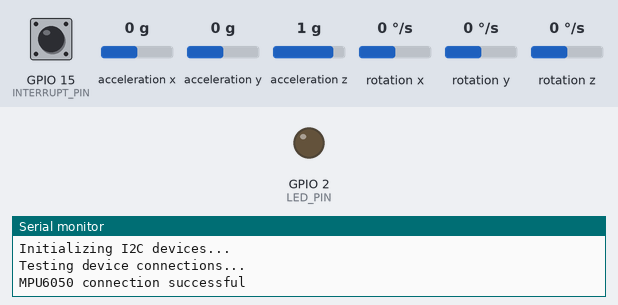
A program run on a simulated ESP32. Shown: output pins drawn as LEDs (lit = HIGH), the last lines printed to the serial monitor. Inputs (shaded band) come from the test bench; at power-on: acceleration x 0 g, acceleration y 0 g, acceleration z 1 g, GPIO 15 (INTERRUPT_PIN) LOW, rotation x 0 °/s, rotation y 0 °/s, rotation z 0 °/s. The sensor or clock chip raises its interrupt line as the real part does; random numbers use the default seed unless the program sets one.

Above: at 0.1 s.
At 5.7 s:
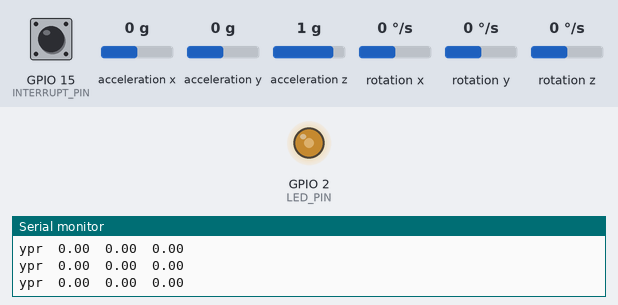
5.8 s: acceleration x set to -1.4 g
8.8 s: acceleration y set to -1.4 g
11.8 s: acceleration z set to -1.4 g
Timing chart, 0 to 20.8 s (numbered marks = the images above; inputs shaded):
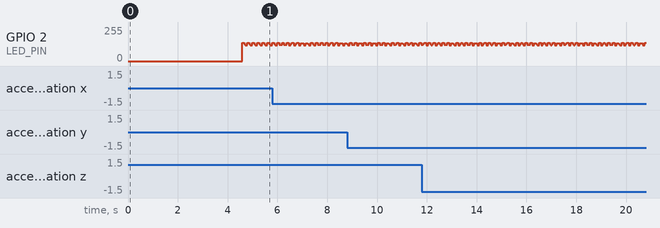

The program:

main.cpp
```cpp
/*
Adapted from https://github.com/jrowberg/i2cdevlib/blob/master/Arduino/MPU6050/examples/MPU6050_DMP6/MPU6050_DMP6.ino
*/

#include <Arduino.h>
#include "I2Cdev.h"
#include "MPU6050_6Axis_MotionApps20.h"
#if I2CDEV_IMPLEMENTATION == I2CDEV_ARDUINO_WIRE
    #include "Wire.h"
#endif
MPU6050 mpu;
TaskHandle_t ReadSensor;
TaskHandle_t ProcessReadings;
QueueHandle_t ReadingsQueue;
struct Readings{
    float yaw;
    float pitch;
    float roll;
};

//#define OUTPUT_READABLE_EULER
//#define OUTPUT_READABLE_REALACCEL
//#define OUTPUT_READABLE_WORLDACCEL
//#define OUTPUT_TEAPOT
#define OUTPUT_READABLE_YAWPITCHROLL

#define INTERRUPT_PIN 15  // use pin 2 on Arduino Uno & most boards
#define LED_PIN 2 // (Arduino is 13, Teensy is 11, Teensy++ is 6)
bool blinkState = false;

// MPU control/status vars
bool dmpReady = false;  // set true if DMP init was successful
uint8_t mpuIntStatus;   // holds actual interrupt status byte from MPU
uint8_t devStatus;      // return status after each device operation (0 = success, !0 = error)
uint16_t packetSize;    // expected DMP packet size (default is 42 bytes)
uint16_t fifoCount;     // count of all bytes currently in FIFO
uint8_t fifoBuffer[64]; // FIFO storage buffer

// orientation/motion vars
Quaternion q;           // [w, x, y, z]         quaternion container
VectorInt16 aa;         // [x, y, z]            accel sensor measurements
VectorInt16 aaReal;     // [x, y, z]            gravity-free accel sensor measurements
VectorInt16 aaWorld;    // [x, y, z]            world-frame accel sensor measurements
VectorFloat gravity;    // [x, y, z]            gravity vector
float euler[3];         // [psi, theta, phi]    Euler angle container
float ypr[3];           // [yaw, pitch, roll]   yaw/pitch/roll container and gravity vector

// packet structure for InvenSense teapot demo
uint8_t teapotPacket[14] = { '$', 0x02, 0,0, 0,0, 0,0, 0,0, 0x00, 0x00, '\r', '\n' };

// ================================================================
// ===               INTERRUPT DETECTION ROUTINE                ===
// ================================================================

volatile bool mpuInterrupt = false;     // indicates whether MPU interrupt pin has gone high
void dmpDataReady() {
    mpuInterrupt = true;
}

void loop0(void * parameter)
{
    for(;;) {
        int rndNumber = random(1,9);
        Serial.println("\t\t\t\tMgr 0 - Adding " + String(rndNumber));
        xQueueSend(ReadingsQueue, &rndNumber, portMAX_DELAY);
    }
    vTaskDelay(3000);
}
void loop1(void * parameter)
{
    for(;;) {
        int flashTotal;
        xQueueReceive(ReadingsQueue,&flashTotal, portMAX_DELAY);
        Serial.println("Worker - reading " + String(flashTotal));
        vTaskDelay(flashTotal *1000);
    }
}


// ================================================================
// ===                      INITIAL SETUP                       ===
// ================================================================

void setup() {
    // join I2C bus (I2Cdev library doesn't do this automatically)
    #if I2CDEV_IMPLEMENTATION == I2CDEV_ARDUINO_WIRE
        Wire.begin();
        Wire.setClock(400000); // 400kHz I2C clock. Comment this line if having compilation difficulties
    #elif I2CDEV_IMPLEMENTATION == I2CDEV_BUILTIN_FASTWIRE
        Fastwire::setup(400, true);
    #endif

    // initialize serial communication
    // (115200 chosen because it is required for Teapot Demo output, but it's
    // really up to you depending on your project)
    Serial.begin(115200);
    while (!Serial); // wait for Leonardo enumeration, others continue immediately

    // NOTE: 8MHz or slower host processors, like the Teensy @ 3.3V or Arduino
    // Pro Mini running at 3.3V, cannot handle this baud rate reliably due to
    // the baud timing being too misaligned with processor ticks. You must use
    // 38400 or slower in these cases, or use some kind of external separate
    // crystal solution for the UART timer.

    // initialize device
    Serial.println(F("Initializing I2C devices..."));
    mpu.initialize();
    pinMode(INTERRUPT_PIN, INPUT);

    // verify connection
    Serial.println(F("Testing device connections..."));
    Serial.println(mpu.testConnection() ? F("MPU6050 connection successful") : F("MPU6050 connection failed"));
    delay(1000);
    Serial.println(mpu.testConnection() ? F("MPU6050 connection successful") : F("MPU6050 connection failed"));
    delay(3000);
    Serial.println(mpu.testConnection() ? F("MPU6050 connection successful") : F("MPU6050 connection failed"));
    // wait for ready
    // Serial.println(F("\nSend any character to begin DMP programming and demo: "));
    // while (Serial.available() && Serial.read()); // empty buffer
    // while (!Serial.available());                 // wait for data
    // while (Serial.available() && Serial.read()); // empty buffer again

    // load and configure the DMP
    Serial.println(F("Initializing DMP..."));
    devStatus = mpu.dmpInitialize();

    // supply your own gyro offsets here, scaled for min sensitivity
    mpu.setXGyroOffset(220);
    mpu.setYGyroOffset(76);
    mpu.setZGyroOffset(-85);
    mpu.setZAccelOffset(1788); // 1688 factory default for my test chip

    // make sure it worked (returns 0 if so)
    if (devStatus == 0) {
        // Calibration Time: generate offsets and calibrate our MPU6050
        mpu.CalibrateAccel(6);
        mpu.CalibrateGyro(6);
        mpu.PrintActiveOffsets();
        // turn on the DMP, now that it's ready
        Serial.println(F("Enabling DMP..."));
        mpu.setDMPEnabled(true);

        // enable Arduino interrupt detection
        Serial.print(F("Enabling interrupt detection (Arduino external interrupt "));
        Serial.print(digitalPinToInterrupt(INTERRUPT_PIN));
        Serial.println(F(")..."));
        attachInterrupt(digitalPinToInterrupt(INTERRUPT_PIN), dmpDataReady, RISING);
        mpuIntStatus = mpu.getIntStatus();

        // set our DMP Ready flag so the main loop() function knows it's okay to use it
        Serial.println(F("DMP ready! Waiting for first interrupt..."));
        dmpReady = true;

        // get expected DMP packet size for later comparison
        packetSize = mpu.dmpGetFIFOPacketSize();
    } else {
        // ERROR!
        // 1 = initial memory load failed
        // 2 = DMP configuration updates failed
        // (if it's going to break, usually the code will be 1)
        Serial.print(F("DMP Initialization failed (code "));
        Serial.print(devStatus);
        Serial.println(F(")"));
    }
    // configure LED for output
    pinMode(LED_PIN, OUTPUT);


}

// ================================================================
// ===                    MAIN PROGRAM LOOP                     ===
// ================================================================

void loop() {

    // if programming failed, don't try to do anything
    if (!dmpReady) return;
    // read a packet from FIFO
    if (mpu.dmpGetCurrentFIFOPacket(fifoBuffer)) { // Get the Latest packet

        #ifdef OUTPUT_READABLE_YAWPITCHROLL
            // display Euler angles in degrees
            mpu.dmpGetQuaternion(&q, fifoBuffer);
            mpu.dmpGetGravity(&gravity, &q);
            mpu.dmpGetYawPitchRoll(ypr, &q, &gravity);
            Serial.print("ypr\t");
            Serial.print(ypr[0] * 180/M_PI);
            Serial.print("\t");
            Serial.print(ypr[1] * 180/M_PI);
            Serial.print("\t");
            Serial.println(ypr[2] * 180/M_PI);

        #endif
        // blink LED to indicate activity
        blinkState = !blinkState;
        digitalWrite(LED_PIN, blinkState);
    }
}
```
